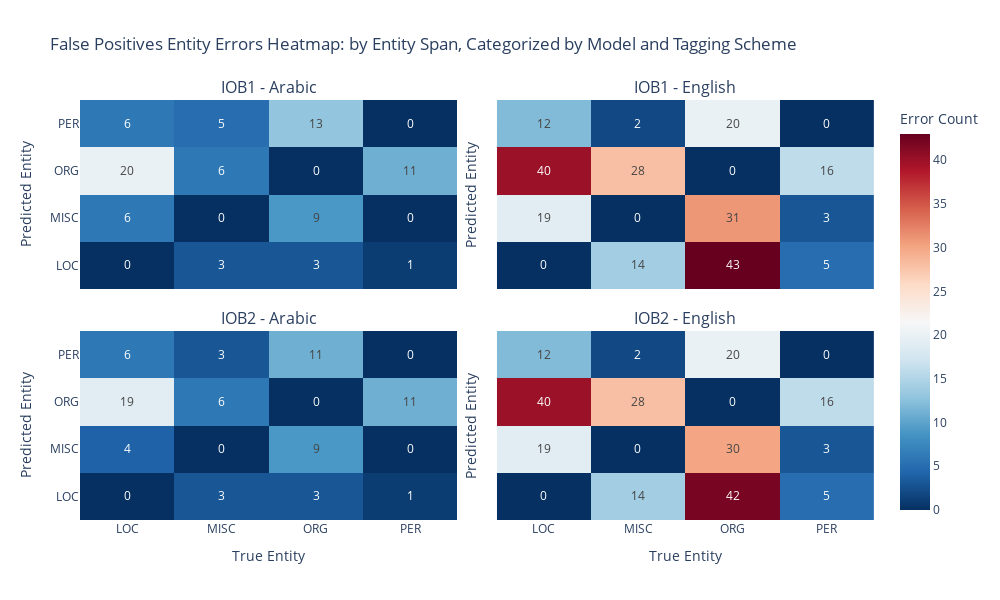

Write notebook code for a chart like this one.
### Code cell
entity_errors_heatmap = EntityErrorsHeatmap(dash_data, mappings) 
entity_errors_heatmap.visualize('false_positives')

### Figure 1 — Plotly figure (JSON) as saved in the notebook; plotly's stock layout.template omitted (floating-point values rounded to 4 significant figures)
{"data": [{"coloraxis": "coloraxis", "hovertemplate": "Tag: %{x}<br>Error Type: %{y}<br>Count: %{text}<extra></extra>", "text": [[0, 3, 3, 1], [6, 0, 9, 0], [20, 6, 0, 11], [6, 5, 13, 0]], "texttemplate": "%{text}", "type": "heatmap", "x": ["LOC", "MISC", "ORG", "PER"], "xaxis": "x", "y": ["LOC", "MISC", "ORG", "PER"], "yaxis": "y", "z": [[0, 3, 3, 1], [6, 0, 9, 0], [20, 6, 0, 11], [6, 5, 13, 0]]}, {"coloraxis": "coloraxis", "hovertemplate": "Tag: %{x}<br>Error Type: %{y}<br>Count: %{text}<extra></extra>", "text": [[0, 14, 43, 5], [19, 0, 31, 3], [40, 28, 0, 16], [12, 2, 20, 0]], "texttemplate": "%{text}", "type": "heatmap", "x": ["LOC", "MISC", "ORG", "PER"], "xaxis": "x2", "y": ["LOC", "MISC", "ORG", "PER"], "yaxis": "y2", "z": [[0, 14, 43, 5], [19, 0, 31, 3], [40, 28, 0, 16], [12, 2, 20, 0]]}, {"coloraxis": "coloraxis", "hovertemplate": "Tag: %{x}<br>Error Type: %{y}<br>Count: %{text}<extra></extra>", "text": [[0, 3, 3, 1], [4, 0, 9, 0], [19, 6, 0, 11], [6, 3, 11, 0]], "texttemplate": "%{text}", "type": "heatmap", "x": ["LOC", "MISC", "ORG", "PER"], "xaxis": "x3", "y": ["LOC", "MISC", "ORG", "PER"], "yaxis": "y3", "z": [[0, 3, 3, 1], [4, 0, 9, 0], [19, 6, 0, 11], [6, 3, 11, 0]]}, {"coloraxis": "coloraxis", "hovertemplate": "Tag: %{x}<br>Error Type: %{y}<br>Count: %{text}<extra></extra>", "text": [[0, 14, 42, 5], [19, 0, 30, 3], [40, 28, 0, 16], [12, 2, 20, 0]], "texttemplate": "%{text}", "type": "heatmap", "x": ["LOC", "MISC", "ORG", "PER"], "xaxis": "x4", "y": ["LOC", "MISC", "ORG", "PER"], "yaxis": "y4", "z": [[0, 14, 42, 5], [19, 0, 30, 3], [40, 28, 0, 16], [12, 2, 20, 0]]}], "layout": {"annotations": [{"font": {"size": 16}, "showarrow": false, "text": "IOB1 - Arabic", "x": 0.2375, "xanchor": "center", "xref": "paper", "y": 1, "yanchor": "bottom", "yref": "paper"}, {"font": {"size": 16}, "showarrow": false, "text": "IOB1 - English", "x": 0.7625, "xanchor": "center", "xref": "paper", "y": 1, "yanchor": "bottom", "yref": "paper"}, {"font": {"size": 16}, "showarrow": false, "text": "IOB2 - Arabic", "x": 0.2375, "xanchor": "center", "xref": "paper", "y": 0.45, "yanchor": "bottom", "yref": "paper"}, {"font": {"size": 16}, "showarrow": false, "text": "IOB2 - English", "x": 0.7625, "xanchor": "center", "xref": "paper", "y": 0.45, "yanchor": "bottom", "yref": "paper"}], "coloraxis": {"colorbar": {"title": {"text": "Error Count"}}, "colorscale": [[0, "rgb(5,48,97)"], [0.1, "rgb(33,102,172)"], [0.2, "rgb(67,147,195)"], [0.3, "rgb(146,197,222)"], [0.4, "rgb(209,229,240)"], [0.5, "rgb(247,247,247)"], [0.6, "rgb(253,219,199)"], [0.7, "rgb(244,165,130)"], [0.8, "rgb(214,96,77)"], [0.9, "rgb(178,24,43)"], [1, "rgb(103,0,31)"]]}, "height": 600, "title": {"text": "False Positives Entity Errors Heatmap: by Entity Span, Categorized by Model and Tagging Scheme"}, "width": 1000, "xaxis": {"anchor": "y", "domain": [0, 0.475], "matches": "x3", "showticklabels": false}, "xaxis2": {"anchor": "y2", "domain": [0.525, 1], "matches": "x4", "showticklabels": false}, "xaxis3": {"anchor": "y3", "domain": [0, 0.475], "title": {"text": "True Entity"}}, "xaxis4": {"anchor": "y4", "domain": [0.525, 1], "title": {"text": "True Entity"}}, "yaxis": {"anchor": "x", "domain": [0.55, 1], "title": {"text": "Predicted Entity"}}, "yaxis2": {"anchor": "x2", "domain": [0.55, 1], "matches": "y", "showticklabels": false, "title": {"text": "Predicted Entity"}}, "yaxis3": {"anchor": "x3", "domain": [0, 0.45], "title": {"text": "Predicted Entity"}}, "yaxis4": {"anchor": "x4", "domain": [0, 0.45], "matches": "y3", "showticklabels": false, "title": {"text": "Predicted Entity"}}}}
